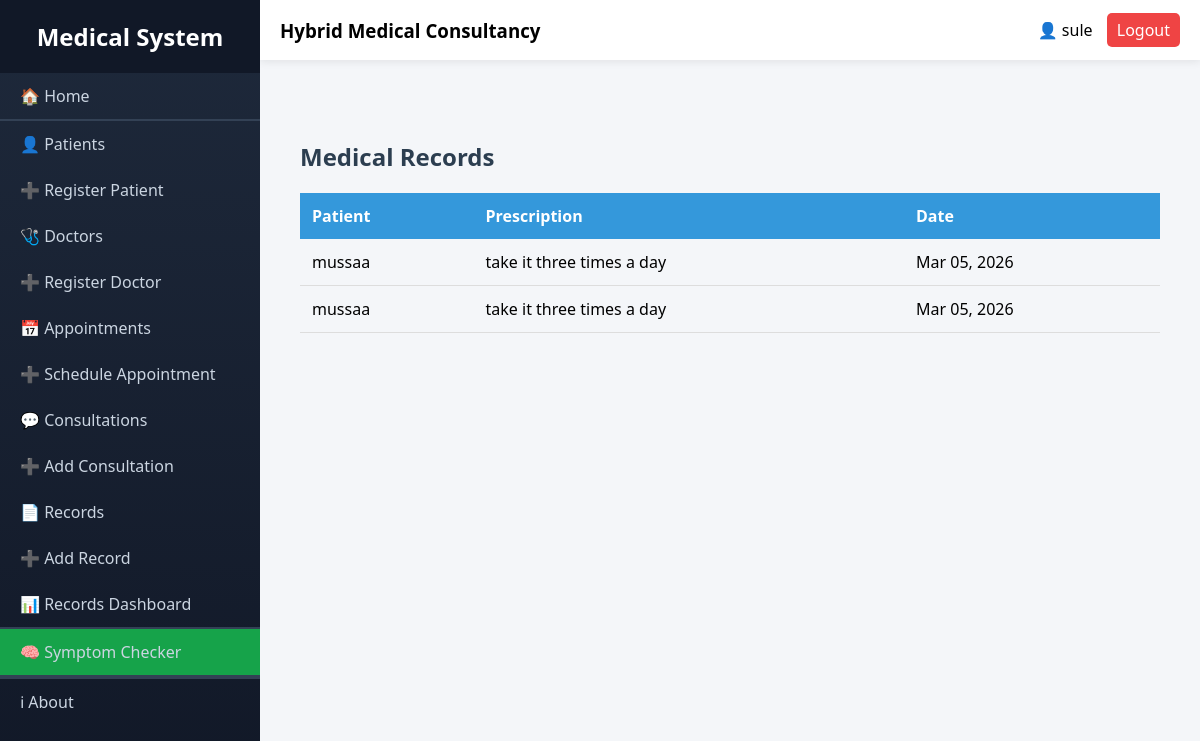
/records/ (signed in), run on the app's committed database.
### records/models.py (models this page shows, shortened)
class MedicalRecord(models.Model):
    patient = models.ForeignKey(
        User,
        on_delete=models.CASCADE,
        related_name='medical_records'
    )
    doctor = models.ForeignKey(
        User,
        on_delete=models.SET_NULL,
        null=True
    )
    consultation = models.ForeignKey(
        Consultation,
        on_delete=models.SET_NULL,
        null=True,
        blank=True
    )
    diagnosis = models.TextField()
    treatment = models.TextField()
    prescription = models.TextField(
        blank=True,
        null=True
    )
    lab_report = models.FileField(
        upload_to='lab_reports/',
        blank=True,
        null=True
    )
    created_at = models.DateTimeField(auto_now_add=True)

### records/views.py (the view)
# urls.py: path('', views.record_list, name='record_list'),
@login_required
def record_list(request):
    records = MedicalRecord.objects.all()
    return render(request, 'records/record_list.html', {'records': records})

### records/templates/records/record_list.html
{% extends "layout.html"%}
{% block content %}
<div style="max-width:1000px; margin:40px auto; padding:20px;">
    <h2 style="color:#2c3e50; margin-bottom:20px;">Medical Records</h2>
    <div style="overflow-x:auto;">
        <table style="width:100%; border-collapse:collapse;">
            <thead>
                <tr style="background:#3498db; color:white; text-align:left;">
                    <th style="padding:12px;">Patient</th>
                    <th style="padding:12px;">Prescription</th>
                    <th style="padding:12px;">Date</th>
                </tr>
            </thead>
            <tbody>
                {% for record in records %}
                <tr style="border-bottom:1px solid #ddd;">
                    <td style="padding:12px;">{{ record.patient }}</td>
                    <td style="padding:12px;">{{ record.prescription|truncatechars:50 }}</td>
                    <td style="padding:12px;">{{ record.created_at|date:"M d, Y" }}</td>
                </tr>
                {% empty %}
                <tr>
                    <td colspan="3" style="text-align:center; padding:15px; color:#7f8c8d;">No records found</td>
                </tr>
                {% endfor %}
            </tbody>
        </table>
    </div>
</div>
{% endblock %}

### templates/layout.html (shortened to what this page needs)
<!DOCTYPE html>
<html lang="en">
<head>
</head>
<body>
<div class="sidebar" id="sidebar">
    <h2>Medical System</h2>
    <a href="{% url 'home_view' %}">🏠 Home</a>
    <hr>
    <a href="{% url 'patients:patient_list' %}">👤 Patients</a>
    <a href="{% url 'patients:patient_create' %}">➕ Register Patient</a>
    <a href="{% url 'doctors:doctor_list' %}">🩺 Doctors</a>
    <a href="{% url 'doctors:doctor_create' %}">➕ Register Doctor</a>
    <a href="{% url 'appointment:appointment_list' %}">📅 Appointments</a>
    <a href="{% url 'appointment:appointment_create' %}">➕ Schedule Appointment</a>
    <a href="{% url 'consultations:consultation_list' %}">💬 Consultations</a>
    <a href="{% url 'consultations:consultation_create' %}">➕ Add Consultation</a>
    <a href="{% url 'records:record_list' %}">📄 Records</a>
    <a href="{% url 'records:record_create' %}">➕ Add Record</a>
    <a href="{% url 'accounts:records_dashboard' %}">📊 Records Dashboard</a>
    <hr>
    {% if user.is_authenticated %}
        <a href="{% url 'accounts:symptoms_checker' %}" class="special-link">
            🧠 Symptom Checker
        </a>
    {% endif %}
    <hr>
    <hr>
    <a href="{% url 'about_view' %}">ℹ About</a>
</div>
<div class="main">
    <div class="navbar">
        <h3>Hybrid Medical Consultancy</h3>
        <div class="user">
            {% if user.is_authenticated %}
                <span>👤 {{ user.username }}</span>
                <a href="{% url 'accounts:logout' %}">Logout</a>
            {% else %}
                <a href="{% url 'accounts:login' %}">Login</a>
            {% endif %}
        </div>
    </div>
    <div class="content">
        {% block content %}
        {% endblock %}
    </div>
</div>
</body>
</html>

### templates/layout.html (style rules this page uses)
* { margin: 0; padding: 0; box-sizing: border-box; font-family: 'Segoe UI', Tahoma, Geneva, Verdana, sans-serif; }
body { display: flex; min-height: 100vh; background: #f4f6f9; }
.sidebar { width: 260px; background: linear-gradient(180deg, #1e293b 0%, #111827 100%); color: #fff; height: 100vh; position: fixed; overflow-y: auto; transition: 0.3s; }
.sidebar h2 { text-align: center; padding: 20px; background: #111827; }
.sidebar a { display: block; padding: 12px 20px; color: #cbd5e1; text-decoration: none; }
.sidebar hr { border: 0.5px solid #334155; }
.main { margin-left: 260px; width: calc(100% - 260px); }
.navbar { height: 60px; background: white; display: flex; justify-content: space-between; align-items: center; padding: 0 20px; box-shadow: 0 2px 8px rgba(0,0,0,0.08); }
.user a { margin-left: 10px; text-decoration: none; padding: 6px 10px; background: #ef4444; color: white; border-radius: 5px; }
.content { padding: 20px; }
.special-link { background: #16a34a; color: white; }

### data on the page
MedicalRecord: patient "mussaa", prescription "take it three times a day", created_at "Mar 05, 2026"
MedicalRecord: patient "mussaa", prescription "take it three times a day", created_at "Mar 05, 2026"

### other printed values
{{ user.username }} "sule"
